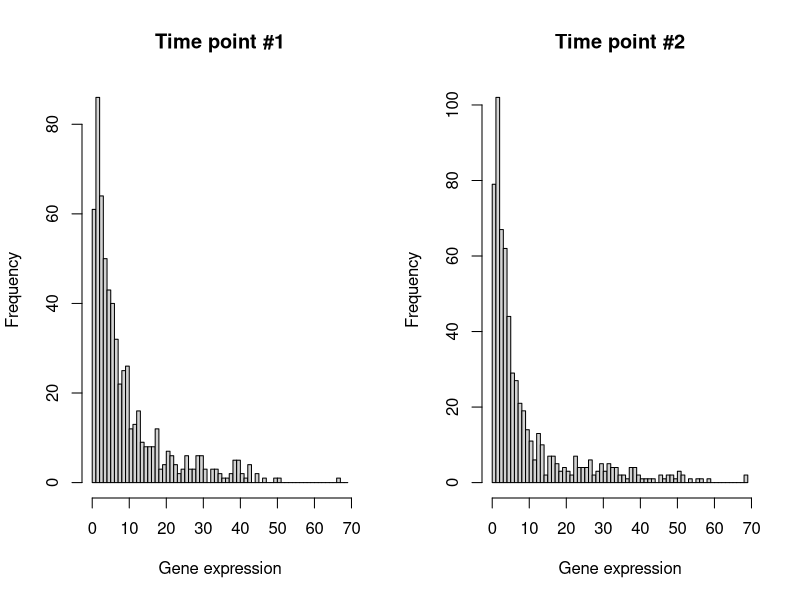
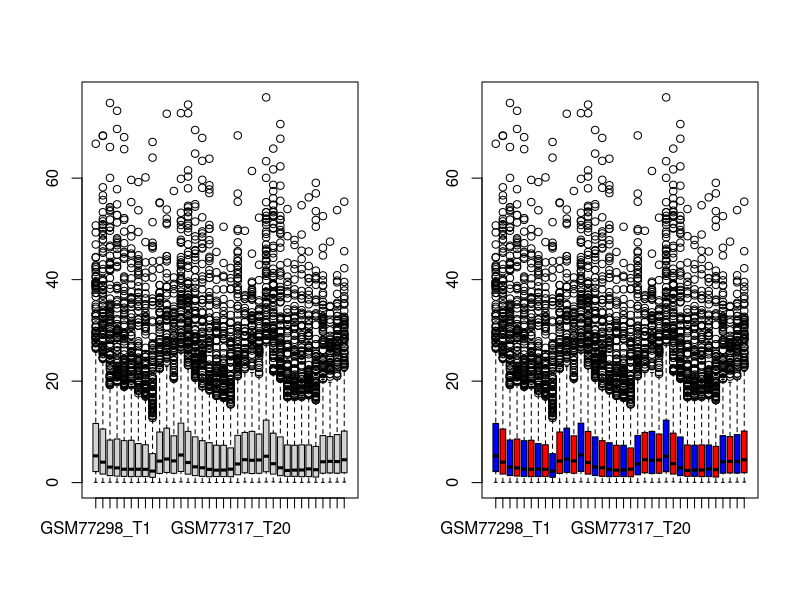

The R source for these figures, in order:
##
# Gaëlle LELANDAIS <gaelle.lelandais@universite-paris-saclay.fr>
# This content is licensed under CC BY 4.0
##

#---------------------------------------------------------------------------
# Importation des données
#---------------------------------------------------------------------------

mitoData = read.table("Mito_Genes.txt", header = T, row.names = 1)

#---------------------------------------------------------------------------
# Exercice 1
#---------------------------------------------------------------------------

mitoData2 = mitoData[1:10,]
write.table(mitoData2, file = "Mito_10Genes.txt", quote = F)

#---------------------------------------------------------------------------
# Exercice 2
#---------------------------------------------------------------------------

mitoData[100,]
row.names(mitoData)[100]
colnames(mitoData)[which(mitoData[100,] > 7)]

mitoData[,10]
sum(mitoData[,10] > 7)

#---------------------------------------------------------------------------
# Exercice 3
#---------------------------------------------------------------------------

par(mfrow = c(1,2))
hist(mitoData[,1], breaks = seq(floor(min(mitoData[,1:2])), 
                                ceiling(max(mitoData[,1:2]))),
     main = "Time point #1", xlab = "Gene expression")
hist(mitoData[,2], breaks = seq(floor(min(mitoData[,1:2])), 
                                ceiling(max(mitoData[,1:2]))),
     main = "Time point #2", xlab = "Gene expression")

#---------------------------------------------------------------------------
# Exercice 4
#---------------------------------------------------------------------------

boxplot(mitoData)
boxplot(mitoData, col = rep(c("blue", "red"), ncol(mitoData)/2))

#---------------------------------------------------------------------------
# Exercice 5
#---------------------------------------------------------------------------

coxData = mitoData[grep("COX", row.names(mitoData)),]
write.table(coxData, file = "Mito_COXgenes.txt", 
            quote = F) 
